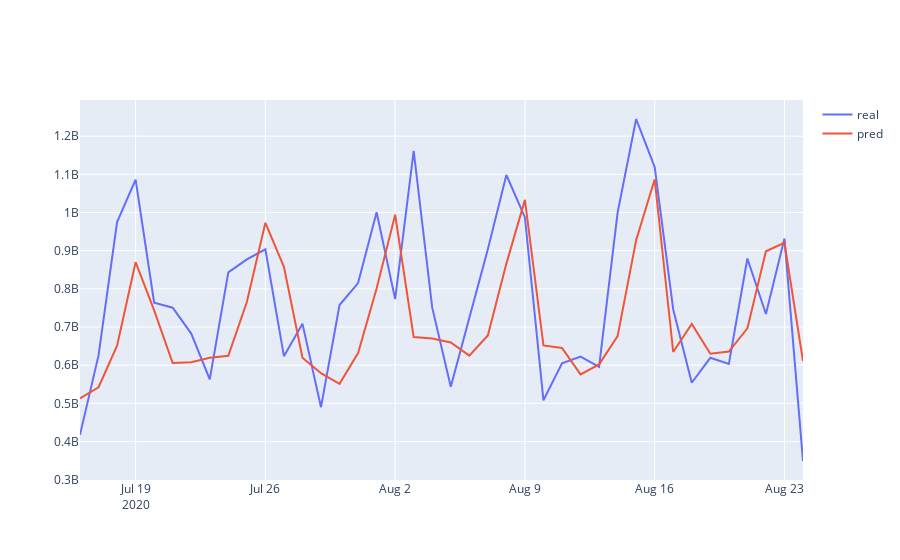

Source (notebook cell):
### Code cell
fig = go.Figure()

fig.add_trace(
    go.Scatter(
        name='real',
        x=df2.iloc[-40:,:]['TRANDATE'],
        y=real.flatten()
    )
)

fig.add_trace(
    go.Scatter(
        name='pred',
        x=df2.iloc[-40:,:]['TRANDATE'],
        y=pred.flatten()
    )
)
fig.show()
